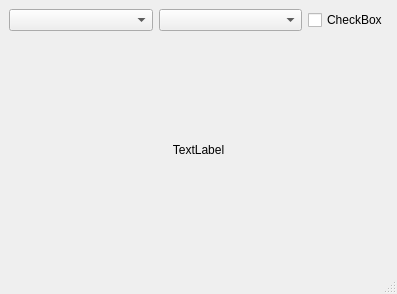
<?xml version="1.0" encoding="UTF-8"?>
<ui version="4.0">
 <class>MainWindow</class>
 <widget class="QMainWindow" name="MainWindow">
  <property name="geometry">
   <rect>
    <x>0</x>
    <y>0</y>
    <width>397</width>
    <height>294</height>
   </rect>
  </property>
  <property name="windowTitle">
   <string>MainWindow</string>
  </property>
  <widget class="QWidget" name="centralwidget">
   <layout class="QVBoxLayout" name="verticalLayout_2">
    <item>
     <layout class="QHBoxLayout" name="horizontalLayout" stretch="3,3,1">
      <item>
       <widget class="QComboBox" name="DDFamily"/>
      </item>
      <item>
       <widget class="QComboBox" name="DDWeight"/>
      </item>
      <item>
       <widget class="QCheckBox" name="CBItalic">
        <property name="text">
         <string>CheckBox</string>
        </property>
       </widget>
      </item>
     </layout>
    </item>
    <item>
     <widget class="QLabel" name="SampleText">
      <property name="text">
       <string>TextLabel</string>
      </property>
      <property name="alignment">
       <set>Qt::AlignCenter</set>
      </property>
     </widget>
    </item>
   </layout>
  </widget>
  <widget class="QMenuBar" name="menubar">
   <property name="geometry">
    <rect>
     <x>0</x>
     <y>0</y>
     <width>397</width>
     <height>21</height>
    </rect>
   </property>
  </widget>
  <widget class="QStatusBar" name="statusbar"/>
 </widget>
 <resources/>
 <connections/>
</ui>
